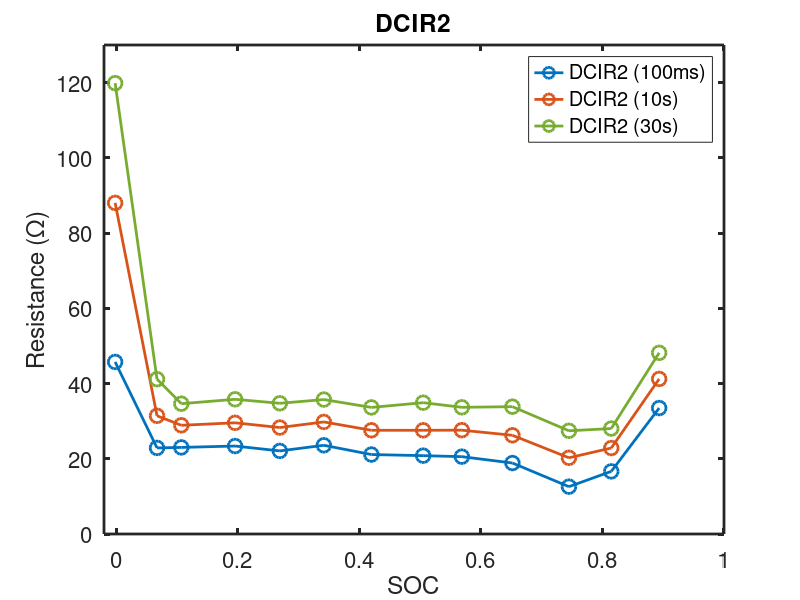
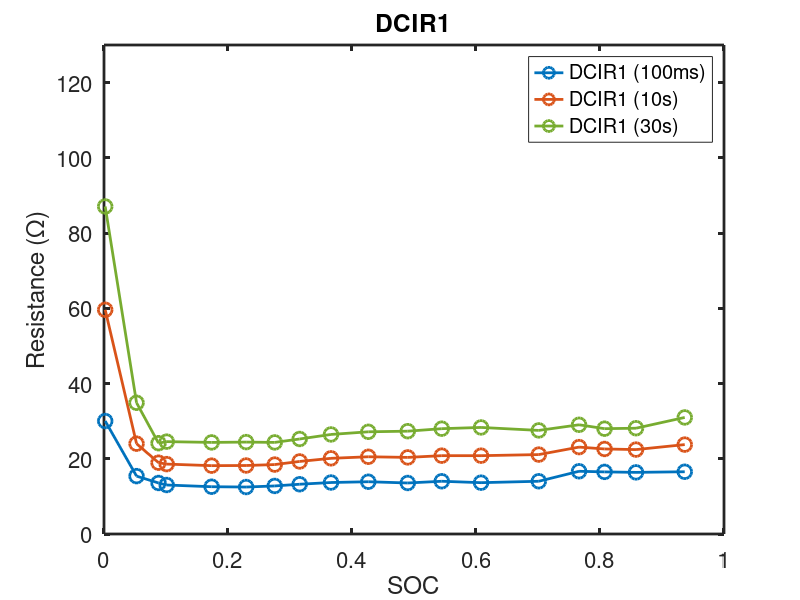

Reproduce these figures in MATLAB, in order.
clc; close all; clear;


load('SOC2_inv.mat');

load('SOC3_inv.mat');

load('DCIR2_time_Renew.mat');

load('DCIR3_time_Renew.mat');

% DCIR3

figure('Position', [0 0 800 600]);

lw = 2;  % Desired line width
msz = 10;  % Marker size

% Define custom colors
color1 = [0, 0.4470, 0.7410];  % Blue
color2 = [0.8500, 0.3250, 0.0980];  % Orange
color3 = [0.4660, 0.6740, 0.1880];  % Green

% Plot with custom colors
plot(SOC_inv3, DCIR3_time_Renew.DCIR3_001s, 'Color', color1, 'Marker', 'o', 'MarkerSize', msz, 'LineWidth', lw)
hold on
plot(SOC_inv3, DCIR3_time_Renew.DCIR3_10s, 'Color', color2, 'Marker', 'o', 'MarkerSize', msz, 'LineWidth', lw)
plot(SOC_inv3, DCIR3_time_Renew.DCIR3_30s, 'Color', color3, 'Marker', 'o', 'MarkerSize', msz, 'LineWidth', lw)

title('DCIR2') % 실제 데이터는 DCIR3
xlabel('SOC');
ylabel('Resistance (\Omega)');
legend('DCIR2 (100ms)' , 'DCIR2 (10s)', 'DCIR2 (30s)');
set(gca, 'FontSize', 16, 'LineWidth', 2);
axis([-0.02 1 0 130])

% DCIR2

figure('Position', [0 0 800 600]);

lw = 2;  % Desired line width
msz = 10;  % Marker size

% Define custom colors
color1 = [0, 0.4470, 0.7410];  % Blue
color2 = [0.8500, 0.3250, 0.0980];  % Orange
color3 = [0.4660, 0.6740, 0.1880];  % Green

plot(SOC_inv2, DCIR2_time_Renew.DCIR2_001s, 'Color', color1, 'Marker', 'o', 'MarkerSize', msz, 'LineWidth', lw)
hold on
plot(SOC_inv2, DCIR2_time_Renew.DCIR2_10s, 'Color', color2, 'Marker', 'o', 'MarkerSize', msz, 'LineWidth', lw)
plot(SOC_inv2, DCIR2_time_Renew.DCIR2_30s, 'Color', color3, 'Marker', 'o', 'MarkerSize', msz, 'LineWidth', lw)


title('DCIR1') % 실제 데이터는 DCIR2
xlabel('SOC');
ylabel('Resistance (\Omega)');
legend('DCIR1 (100ms)' , 'DCIR1 (10s)', 'DCIR1 (30s)');
set(gca, 'FontSize', 16, 'LineWidth', 2);
axis([0 1 0 130])